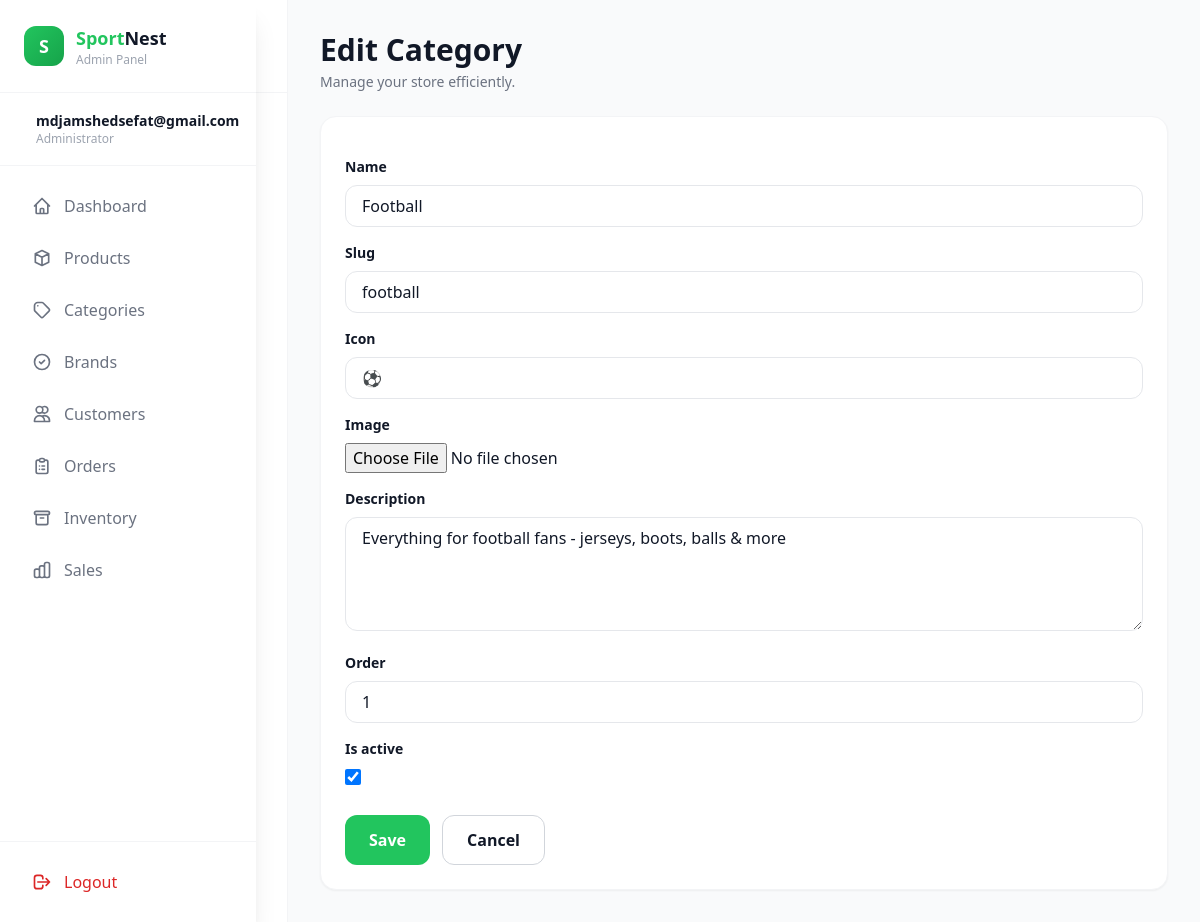
Page /admin-panel/categories/1/edit/ (signed in) on the committed database.
### accounts/models.py (models this page shows, shortened)
class User(AbstractUser):
    email = models.EmailField('email address', unique=True)
    phone = models.CharField(max_length=20, blank=True)
    avatar = models.ImageField(upload_to='avatars/', blank=True, null=True)
    address = models.TextField(blank=True)
    city = models.CharField(max_length=100, blank=True)
    postal_code = models.CharField(max_length=20, blank=True)
    newsletter = models.BooleanField(default=False)
    created_at = models.DateTimeField(auto_now_add=True)
    updated_at = models.DateTimeField(auto_now=True)
    USERNAME_FIELD = 'email'
    REQUIRED_FIELDS = ['username', 'first_name', 'last_name']
    class Meta:
        db_table = 'users'
        verbose_name = 'User'
        verbose_name_plural = 'Users'
    def get_full_name(self):
        if self.first_name and self.last_name:
            return f"{self.first_name} {self.last_name}"
        return self.email

### shop/models.py (models this page shows, shortened)
class MainCategory(models.Model):
    name = models.CharField(max_length=100, unique=True)
    slug = models.SlugField(max_length=100, unique=True, blank=True)
    icon = models.CharField(max_length=50, help_text="Emoji or icon class")
    image = models.ImageField(upload_to='categories/', blank=True, null=True)
    description = models.TextField(blank=True)
    order = models.IntegerField(default=0, help_text="Display order")
    is_active = models.BooleanField(default=True)
    created_at = models.DateTimeField(auto_now_add=True)
    class Meta:
        verbose_name = 'Main Category'
        verbose_name_plural = 'Main Categories'
        ordering = ['order', 'name']

### admin_panel/views.py (the view)
# urls.py: path('categories/<int:pk>/edit/', views.category_edit_view, name='category_edit'),
@staff_required
def category_edit_view(request, pk):
    obj = get_object_or_404(MainCategory, pk=pk)
    if request.method == 'POST':
        form = MainCategoryForm(request.POST, request.FILES, instance=obj)
        if form.is_valid():
            form.save()
            messages.success(request, 'Category updated successfully.')
            return redirect('admin_panel:categories')
    else:
        form = MainCategoryForm(instance=obj)
    return render(request, 'admin_panel/category_form.html', {'form': form, 'title': 'Edit Category'})

### admin_panel/forms.py
class MainCategoryForm(forms.ModelForm):
    class Meta:
        model = MainCategory
        fields = ['name', 'slug', 'icon', 'image', 'description', 'order', 'is_active']
        widgets = {
            'name': forms.TextInput(attrs={'class': 'w-full border rounded-xl px-4 py-2'}),
            'slug': forms.TextInput(attrs={'class': 'w-full border rounded-xl px-4 py-2'}),
            'icon': forms.TextInput(attrs={'class': 'w-full border rounded-xl px-4 py-2'}),
            'description': forms.Textarea(attrs={'class': 'w-full border rounded-xl px-4 py-2', 'rows': 4}),
            'order': forms.NumberInput(attrs={'class': 'w-full border rounded-xl px-4 py-2'}),
            'is_active': forms.CheckboxInput(attrs={'class': 'h-4 w-4'}),
        }

### admin_panel/views.py (called while the page is built)
def staff_required(view_func):
    decorated_view = user_passes_test(
        lambda u: u.is_authenticated and u.is_staff,
        login_url='admin_panel:login'
    )
    return decorated_view(view_func)

### cart/context_processors.py (called while the page is built, shortened)
def cart_context(request):
    cart_count = 0
    cart_total = 0
    if request.user.is_authenticated:
        try:
            cart = Cart.objects.get(user=request.user)
            cart_count = cart.total_items
            cart_total = cart.total
        except Cart.DoesNotExist:
            pass
    return {
        'cart_count': cart_count,
        'cart_total': cart_total,
    }

### admin_panel/templates/admin_panel/category_form.html (shortened to what this page needs)
{% extends 'admin_panel/admin_base.html' %}
{% block page_title %}{{ title }}{% endblock %}
{% block content %}
<div class="bg-white rounded-2xl border border-gray-100 shadow-sm p-6">
  <form method="post" enctype="multipart/form-data" class="space-y-4">
    {% for field in form %}
    <div>
      <label class="block text-sm font-semibold mb-2">{{ field.label }}</label>
      {{ field }}
    </div>
    {% endfor %}
    <div class="flex gap-3 pt-2">
      <button class="px-6 py-3 rounded-xl bg-green-500 text-white font-semibold">Save</button>
      <a href="{% url 'admin_panel:categories' %}" class="px-6 py-3 rounded-xl border border-gray-300 font-semibold">Cancel</a>
    </div>
  </form>
</div>
{% endblock %}

### admin_panel/templates/admin_panel/sidebar.html (shortened to what this page needs)
<aside class="w-64 min-h-screen bg-white shadow-xl fixed left-0 top-0 overflow-y-auto z-50">
    <div class="p-6 border-b border-gray-100">
        <a href="/" class="flex items-center gap-3">
            <div class="w-10 h-10 rounded-xl flex items-center justify-center"
                 style="background: linear-gradient(135deg, #22C55E, #16A34A);">
                <span class="text-white font-bold text-lg">S</span>
            </div>
            <div>
                <h1 class="text-lg font-black">
                    <span style="color: #22C55E;">Sport</span><span style="color: #111827;">Nest</span>
                </h1>
                <p class="text-xs text-gray-400">Admin Panel</p>
            </div>
        </a>
    </div>
    <div class="px-6 py-4 border-b border-gray-100">
        <div class="flex items-center gap-3">
            <div>
                <p class="text-sm font-bold">{{ user.get_full_name }}</p>
                <p class="text-xs text-gray-400">Administrator</p>
            </div>
        </div>
    </div>
    <nav class="p-4 space-y-1">
        {% url 'admin_panel:dashboard' as dash_url %}
        {% url 'admin_panel:products' as prod_url %}
        {% url 'admin_panel:categories' as cat_url %}
        {% url 'admin_panel:brands' as brand_url %}
        {% url 'admin_panel:customers' as cust_url %}
        {% url 'admin_panel:orders' as ord_url %}
        {% url 'admin_panel:inventory' as inv_url %}
        {% url 'admin_panel:sales' as sales_url %}
        <a href="{% url 'admin_panel:dashboard' %}"
           class="sidebar-item flex items-center gap-3 px-4 py-3 rounded-xl transition-all duration-300
           {% if request.path == dash_url %}active{% endif %}"
           style="{% if request.path == dash_url %}background-color:#DCFCE7;color:#22C55E;font-weight:600;{% else %}color:#6B7280;{% endif %}">
            <svg class="w-5 h-5" fill="none" stroke="currentColor" viewBox="0 0 24 24">
                <path stroke-linecap="round" stroke-linejoin="round" stroke-width="2" d="M3 12l2-2m0 0l7-7 7 7M5 10v10a1 1 0 001 1h3m10-11l2 2m-2-2v10a1 1 0 01-1 1h-3m-4 0a1 1 0 01-1-1v-4a1 1 0 011-1h2a1 1 0 011 1v4a1 1 0 01-1 1h-2z"/>
            </svg>
            Dashboard
        </a>
        <a href="{% url 'admin_panel:products' %}"
           class="sidebar-item flex items-center gap-3 px-4 py-3 rounded-xl transition-all duration-300"
           style="{% if request.path == prod_url %}background-color:#DCFCE7;color:#22C55E;font-weight:600;{% else %}color:#6B7280;{% endif %}">
            <svg class="w-5 h-5" fill="none" stroke="currentColor" viewBox="0 0 24 24">
                <path stroke-linecap="round" stroke-linejoin="round" stroke-width="2" d="M20 7l-8-4-8 4m16 0l-8 4m8-4v10l-8 4m0-10L4 7m8 4v10M4 7v10l8 4"/>
            </svg>
            Products
        </a>
        <a href="{% url 'admin_panel:categories' %}"
           class="sidebar-item flex items-center gap-3 px-4 py-3 rounded-xl transition-all duration-300"
           style="{% if request.path == cat_url %}background-color:#DCFCE7;color:#22C55E;font-weight:600;{% else %}color:#6B7280;{% endif %}">
            <svg class="w-5 h-5" fill="none" stroke="currentColor" viewBox="0 0 24 24">
                <path stroke-linecap="round" stroke-linejoin="round" stroke-width="2" d="M7 7h.01M7 3h5c.512 0 1.024.195 1.414.586l7 7a2 2 0 010 2.828l-7 7a2 2 0 01-2.828 0l-7-7A1.994 1.994 0 013 12V7a4 4 0 014-4z"/>
            </svg>
            Categories
        </a>
        <a href="{% url 'admin_panel:brands' %}"
           class="sidebar-item flex items-center gap-3 px-4 py-3 rounded-xl transition-all duration-300"
           style="{% if request.path == brand_url %}background-color:#DCFCE7;color:#22C55E;font-weight:600;{% else %}color:#6B7280;{% endif %}">
            <svg class="w-5 h-5" fill="none" stroke="currentColor" viewBox="0 0 24 24">
                <path stroke-linecap="round" stroke-linejoin="round" stroke-width="2" d="M9 12l2 2 4-4m6 2a9 9 0 11-18 0 9 9 0 0118 0z"/>
            </svg>
            Brands
        </a>
        <a href="{% url 'admin_panel:customers' %}"
           class="sidebar-item flex items-center gap-3 px-4 py-3 rounded-xl transition-all duration-300"
           style="{% if request.path == cust_url %}background-color:#DCFCE7;color:#22C55E;font-weight:600;{% else %}color:#6B7280;{% endif %}">
            <svg class="w-5 h-5" fill="none" stroke="currentColor" viewBox="0 0 24 24">
                <path stroke-linecap="round" stroke-linejoin="round" stroke-width="2" d="M12 4.354a4 4 0 110 5.292M15 21H3v-1a6 6 0 0112 0v1zm0 0h6v-1a6 6 0 00-9-5.197M13 7a4 4 0 11-8 0 4 4 0 018 0z"/>
            </svg>
            Customers
        </a>
        <a href="{% url 'admin_panel:orders' %}"
           class="sidebar-item flex items-center gap-3 px-4 py-3 rounded-xl transition-all duration-300"
           style="{% if ord_url in request.path %}background-color:#DCFCE7;color:#22C55E;font-weight:600;{% else %}color:#6B7280;{% endif %}">
            <svg class="w-5 h-5" fill="none" stroke="currentColor" viewBox="0 0 24 24">
                <path stroke-linecap="round" stroke-linejoin="round" stroke-width="2" d="M9 5H7a2 2 0 00-2 2v12a2 2 0 002 2h10a2 2 0 002-2V7a2 2 0 00-2-2h-2M9 5a2 2 0 002 2h2a2 2 0 002-2M9 5a2 2 0 012-2h2a2 2 0 012 2m-3 7h3m-3 4h3m-6-4h.01M9 16h.01"/>
            </svg>
            Orders
        </a>
        <a href="{% url 'admin_panel:inventory' %}"
           class="sidebar-item flex items-center gap-3 px-4 py-3 rounded-xl transition-all duration-300"
           style="{% if request.path == inv_url %}background-color:#DCFCE7;color:#22C55E;font-weight:600;{% else %}color:#6B7280;{% endif %}">
            <svg class="w-5 h-5" fill="none" stroke="currentColor" viewBox="0 0 24 24">
                <path stroke-linecap="round" stroke-linejoin="round" stroke-width="2" d="M5 8h14M5 8a2 2 0 110-4h14a2 2 0 110 4M5 8v10a2 2 0 002 2h10a2 2 0 002-2V8m-9 4h4"/>
            </svg>
            Inventory
        </a>
        <a href="{% url 'admin_panel:sales' %}"
           class="sidebar-item flex items-center gap-3 px-4 py-3 rounded-xl transition-all duration-300"
           style="{% if request.path == sales_url %}background-color:#DCFCE7;color:#22C55E;font-weight:600;{% else %}color:#6B7280;{% endif %}">
            Sales
        </a>
    </nav>
    <div class="absolute bottom-0 left-0 right-0 p-4 border-t border-gray-100 bg-white">
        <a href="{% url 'admin_panel:logout' %}" class="flex items-center gap-3 px-4 py-3 rounded-xl text-red-600 hover:bg-red-50 transition-all duration-300">
            <svg class="w-5 h-5" fill="none" stroke="currentColor" viewBox="0 0 24 24">
                <path stroke-linecap="round" stroke-linejoin="round" stroke-width="2" d="M17 16l4-4m0 0l-4-4m4 4H7m6 4v1a3 3 0 01-3 3H6a3 3 0 01-3-3V7a3 3 0 013-3h4a3 3 0 013 3v1"/>
            </svg>
            Logout
        </a>
    </div>
</aside>

### admin_panel/templates/admin_panel/admin_base.html (style rules this page uses)
:root { --primary: #22C55E; --primary-dark: #16A34A; --light-green: #DCFCE7; }

### rows in the picture
User: get_full_name "mdjamshedsefat@gmail.com"
MainCategory: form "Football" "football" "⚽" "Everything for football fans - jerseys, boots, balls & more" "1" "☑"

### other values in the picture
{{ title }} "Edit Category"
{{ field.label }} "Name" "Slug" "Icon" "Image" "Description" "Order" "Is active"
